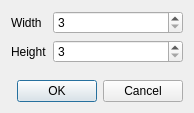
<?xml version="1.0" encoding="UTF-8"?>
<ui version="4.0">
 <class>Settings</class>
 <widget class="QDialog" name="Settings">
  <property name="geometry">
   <rect>
    <x>0</x>
    <y>0</y>
    <width>194</width>
    <height>113</height>
   </rect>
  </property>
  <property name="windowTitle">
   <string>Dialog</string>
  </property>
  <layout class="QVBoxLayout" name="verticalLayout">
   <item>
    <layout class="QFormLayout" name="formLayout">
     <item row="0" column="0">
      <widget class="QLabel" name="label">
       <property name="text">
        <string>Width</string>
       </property>
      </widget>
     </item>
     <item row="0" column="1">
      <widget class="QSpinBox" name="widthEdit">
       <property name="minimum">
        <number>3</number>
       </property>
       <property name="maximum">
        <number>32</number>
       </property>
      </widget>
     </item>
     <item row="1" column="0">
      <widget class="QLabel" name="label_2">
       <property name="text">
        <string>Height</string>
       </property>
      </widget>
     </item>
     <item row="1" column="1">
      <widget class="QSpinBox" name="heightEdit">
       <property name="minimum">
        <number>3</number>
       </property>
       <property name="maximum">
        <number>32</number>
       </property>
      </widget>
     </item>
    </layout>
   </item>
   <item>
    <widget class="QDialogButtonBox" name="buttonBox">
     <property name="orientation">
      <enum>Qt::Horizontal</enum>
     </property>
     <property name="standardButtons">
      <set>QDialogButtonBox::Cancel|QDialogButtonBox::Ok</set>
     </property>
    </widget>
   </item>
  </layout>
 </widget>
 <resources/>
 <connections>
  <connection>
   <sender>buttonBox</sender>
   <signal>accepted()</signal>
   <receiver>Settings</receiver>
   <slot>accept()</slot>
   <hints>
    <hint type="sourcelabel">
     <x>248</x>
     <y>254</y>
    </hint>
    <hint type="destinationlabel">
     <x>157</x>
     <y>274</y>
    </hint>
   </hints>
  </connection>
  <connection>
   <sender>buttonBox</sender>
   <signal>rejected()</signal>
   <receiver>Settings</receiver>
   <slot>reject()</slot>
   <hints>
    <hint type="sourcelabel">
     <x>316</x>
     <y>260</y>
    </hint>
    <hint type="destinationlabel">
     <x>286</x>
     <y>274</y>
    </hint>
   </hints>
  </connection>
 </connections>
</ui>
